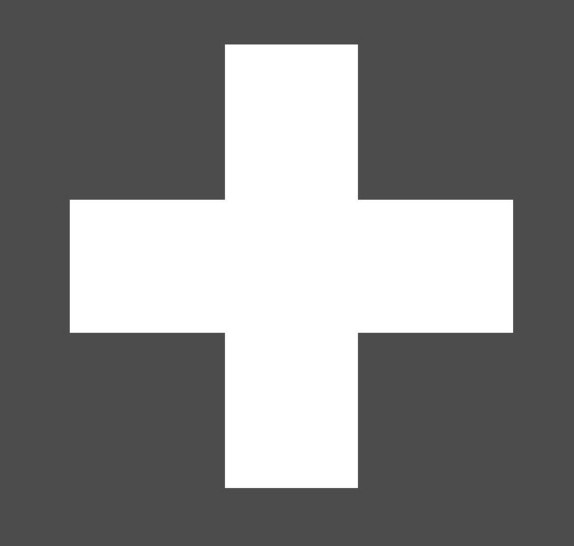
#> input picture ch5/Edge_Detection_Operator/res2.jpg, 574 x 546 px
$ python 1_Sobel_1.py   (older library calls are emulated)
#> lines starting #> are read from the running program, lines starting #| are printed output that depends on the picture; after the words box and inside, x2 and y2 are one past the last pixel; in counts of white or black regions, pixels touching at a corner belong together

import cv2


print('cv2.__version__: ', cv2.__version__)

# 读取图像
image = cv2.imread('./res2.jpg', cv2.IMREAD_GRAYSCALE)
#> image is the input picture: shape (546, 574); min 66, max 255, mean 133.3

h, w = image.shape
#> h = 546; w = 574
print("h = ", h, ", w = ", w)
#| h =  546 , w =  574

# Sobel 滤波器 进行边的检测
sobel_horizontal = cv2.Sobel(image, cv2.CV_64F, 1, 0, ksize=5)   # 水平方向
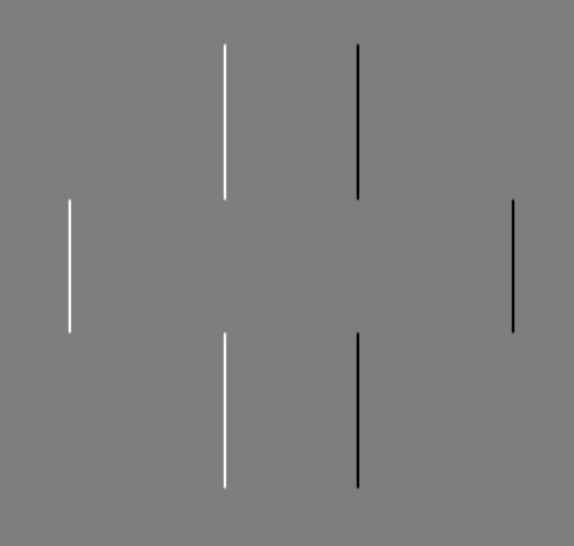
#> sobel_horizontal: shape (546, 574) float64; min -8536, max 8688, mean 0; drawn with min black and max white
sobel_vertical   = cv2.Sobel(image, cv2.CV_64F, 0, 1, ksize=5)      # 垂直方向

cv2.imshow('sobel_H', sobel_horizontal)     # 水平方向
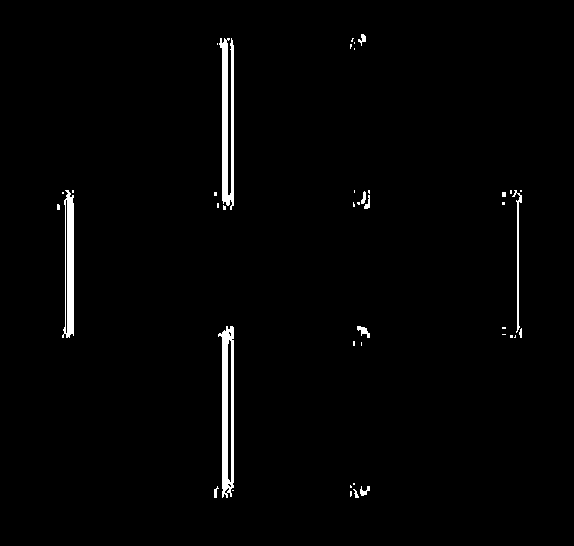
#> window 'sobel_H': shape (546, 574); 1.6% white; 41 white regions (28 under 20 px), largest, box (x1, y1, x2, y2) and area: (218, 326, 234, 498) 1563, (219, 38, 234, 210) 1536, (62, 190, 74, 338) 1160
cv2.imshow('sobel_V', sobel_vertical)       # 垂直方向
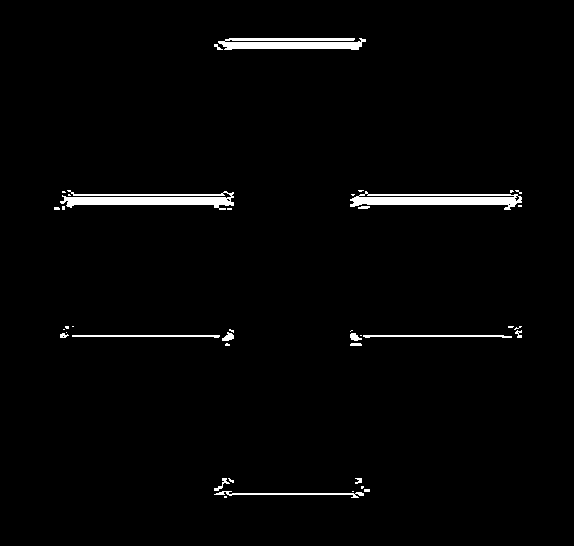
#> window 'sobel_V': shape (546, 574); 2% white; 40 white regions (25 under 20 px), largest, box (x1, y1, x2, y2) and area: (60, 190, 234, 210) 1744, (350, 191, 522, 210) 1704, (218, 38, 366, 50) 1398


# 拉普拉斯算子 进行边的检测，  64F代表每一个像素点元素占64位浮点数
laplacian = cv2.Laplacian(image, cv2.CV_64F, ksize=5)
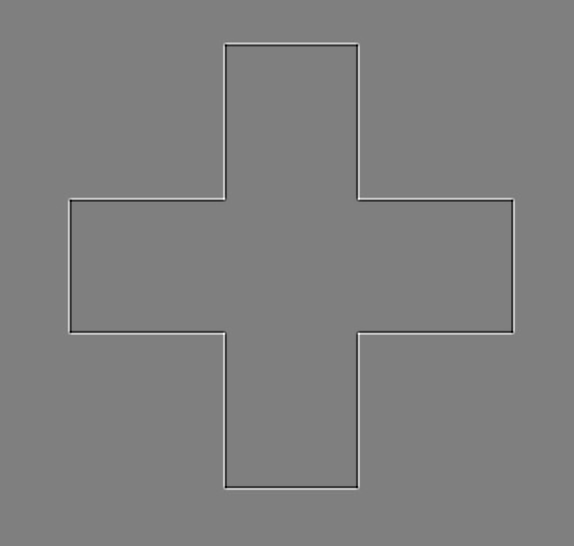
#> laplacian: shape (546, 574) float64; min -4916, max 4910, mean 0; drawn with min black and max white
cv2.imshow('laplacian', laplacian)
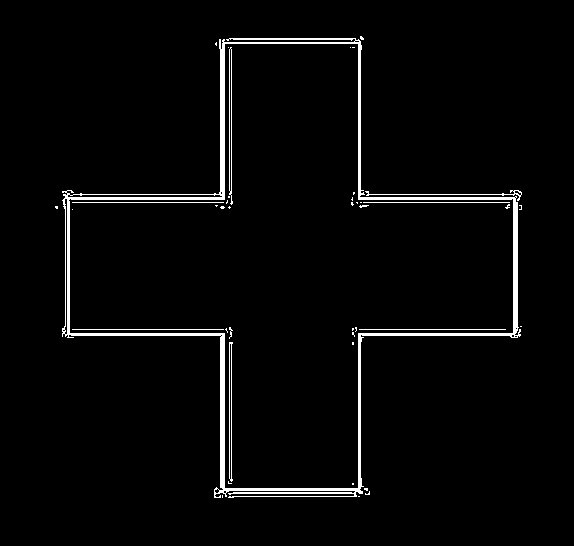
#> window 'laplacian': shape (546, 574); 2.8% white; 41 white regions (32 under 20 px), largest, box (x1, y1, x2, y2) and area: (62, 38, 521, 498) 7255, (229, 47, 233, 205) 310, (229, 342, 233, 482) 285


# Canny 边检测器
canny = cv2.Canny(image, 50, 240)
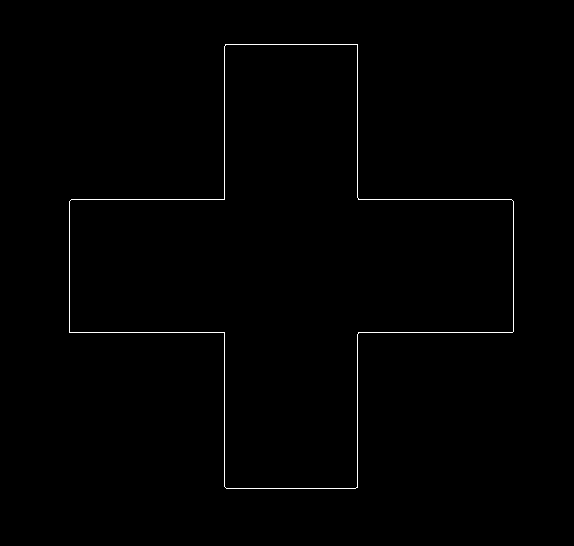
#> canny: shape (546, 574); 0.56% white in thin lines or dots, all inside (x1, y1, x2, y2) = (69, 44, 514, 489)
cv2.imshow('Canny', canny)


# print(image.shape)        # (379, 600)
# print(image.dtype)        # 格式为uint8
# 进行图片的裁剪
image1 = image[:, :200]     # 随便进行裁剪
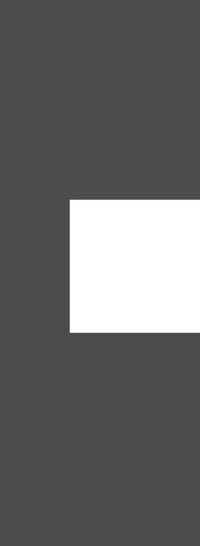
#> image1: shape (546, 200); min 67, max 255, mean 104.4

# cv2.namedWindow("image")
cv2.imshow('image', image)
# cv2.imshow('cut_image', image1)
cv2.waitKey(0)

# 释放窗口
cv2.destroyAllWindows()
